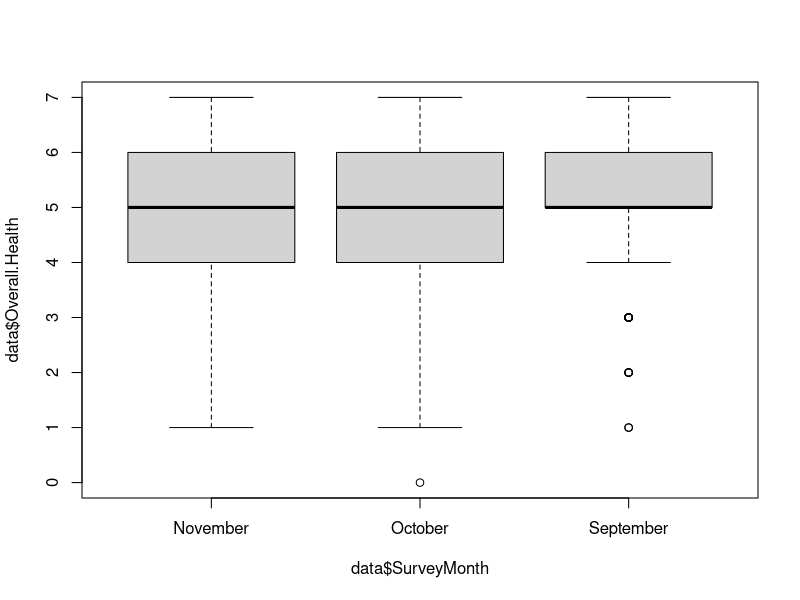
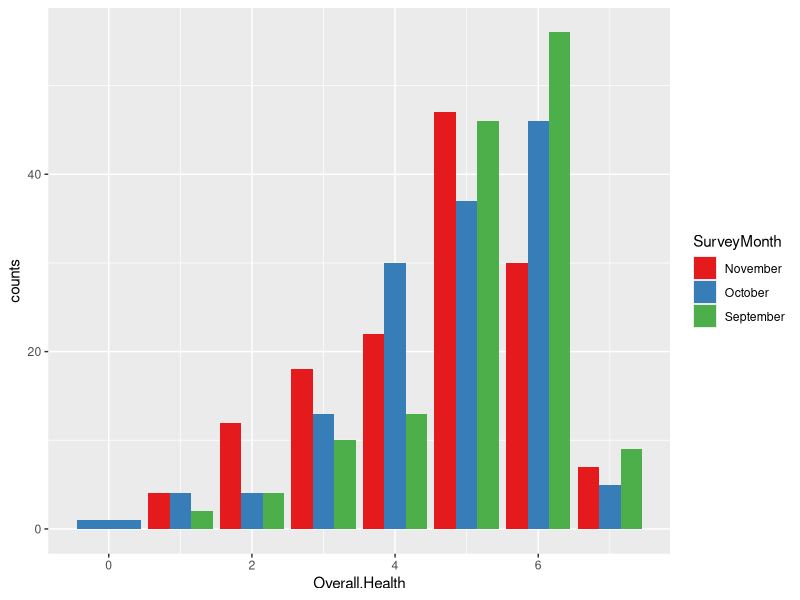
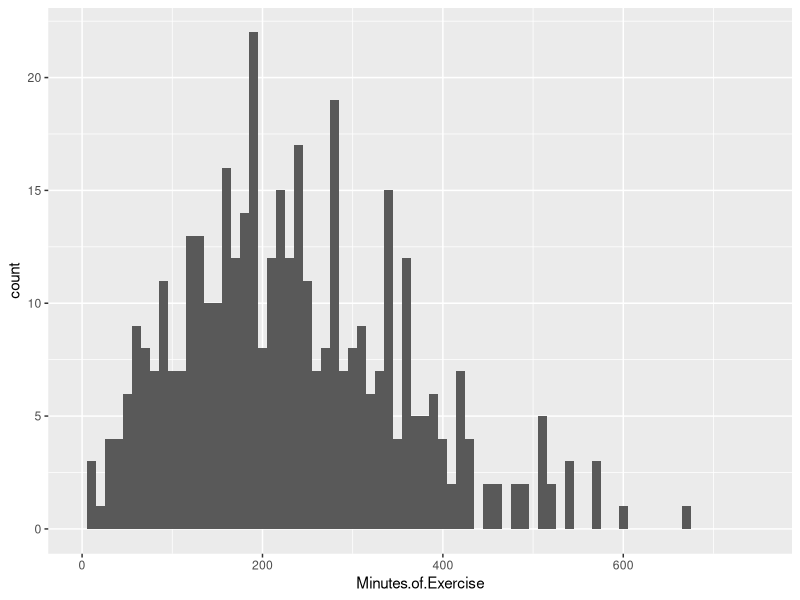
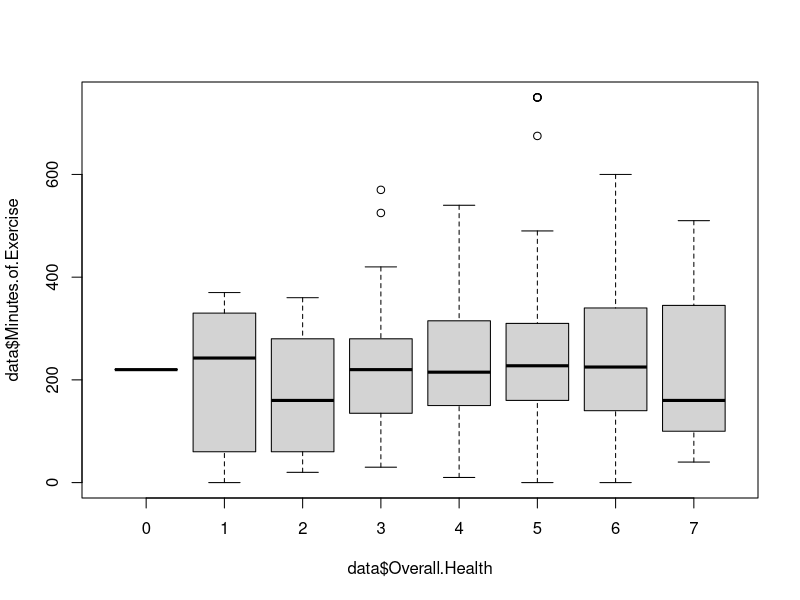
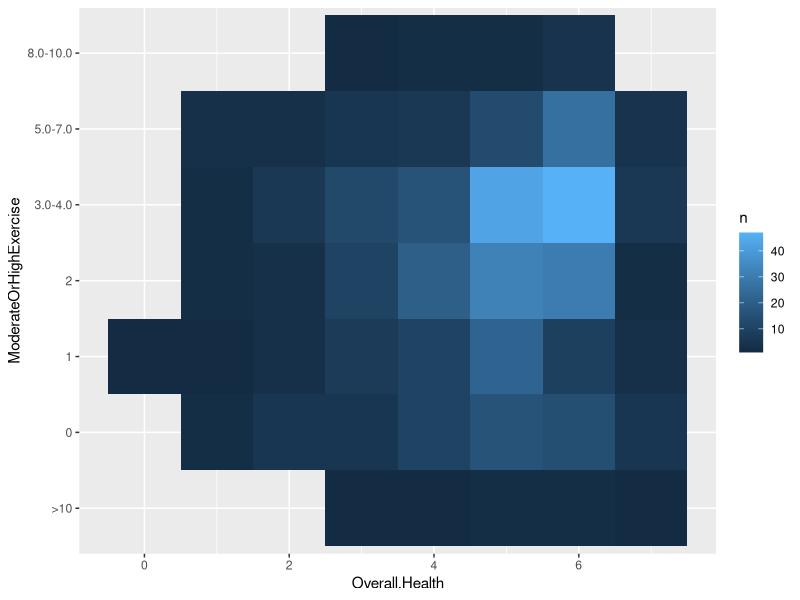
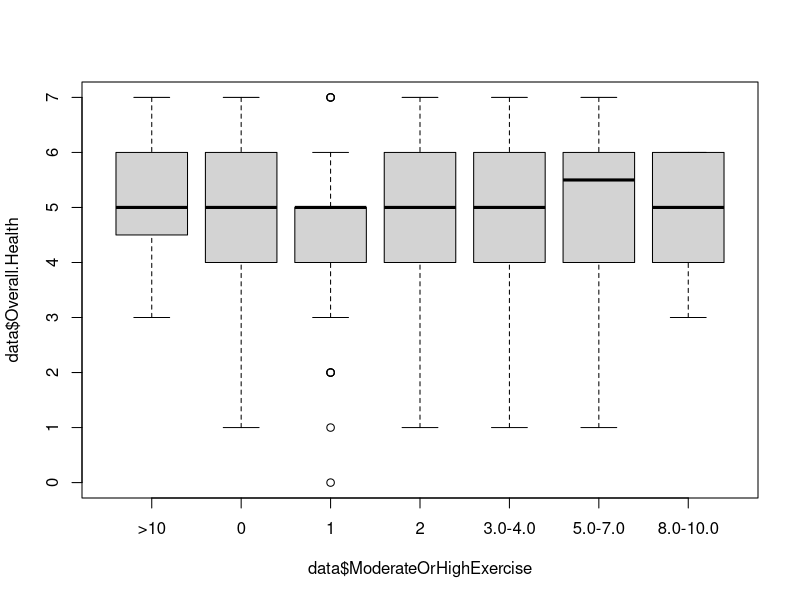
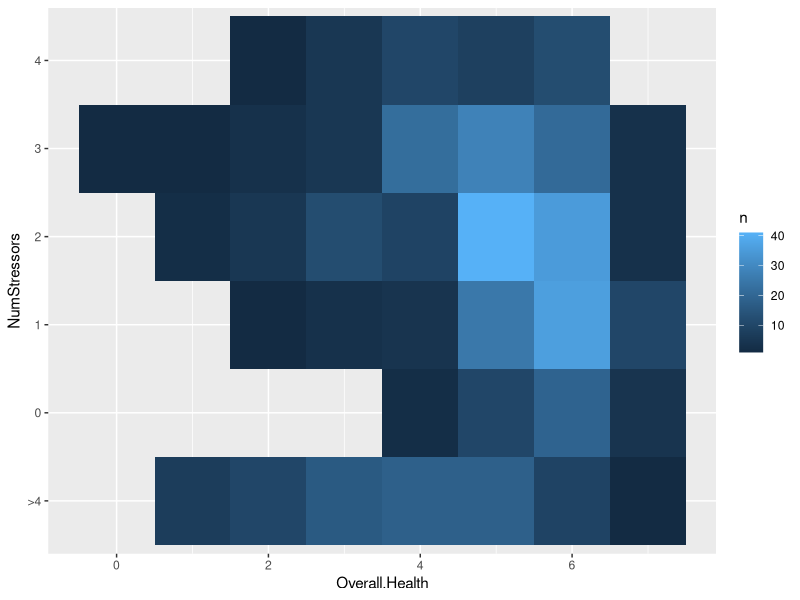
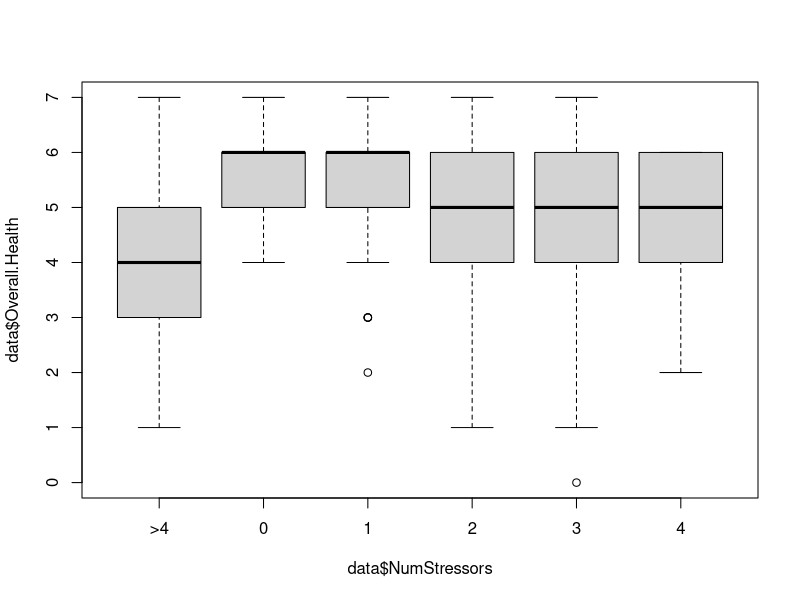

Generate these figures, in order, with R:
## ---- chunk 1
knitr::opts_chunk$set(echo = TRUE)
## ---- chunk 2
library(tidyverse)
library(dplyr)
library(ggplot2)
## ---- chunk 3
data = read.csv("new_data.csv")
data$Exercise2[287] = 0
## ---- chunk 4
# Response Variable: Overall Health
data1 <- data %>%
  group_by(Overall.Health,SurveyMonth) %>%
  summarise(counts = n()) 

boxplot(data$Overall.Health~data$SurveyMonth)

ggplot(data1, aes(x=Overall.Health, y= counts,fill = SurveyMonth)) + 
  geom_bar(stat="identity", position = "dodge") + 
  scale_fill_brewer(palette = "Set1")

data %>%
    group_by(SurveyMonth, Overall.Health) %>%
    tally() %>%
  arrange(n)

# Predictor Variabl: Minutes of Exercise
ggplot(data = data) + geom_histogram(mapping = aes(x = Minutes.of.Exercise),binwidth = 10) + xlim(0,750)

data[data$Minutes.of.Exercise >600,]
## ---- chunk 5
# Overall Health and Minutes of Exercise (Continous and Categorical)
boxplot(data$ Minutes.of.Exercise ~ data$Overall.Health,ylim = c(0,750))

# Overall Health and Activeness (Two Categorical)

data %>%
  count(Overall.Health,ModerateOrHighExercise) %>%
  ggplot(mapping = aes(x = Overall.Health, y = ModerateOrHighExercise)) +
  geom_tile(mapping = aes(fill = n))

boxplot(data$Overall.Health~ data$ModerateOrHighExercise)

# Overall Health and Stressor (Two Categorical)

data %>%
  count(Overall.Health,NumStressors) %>%
  ggplot(mapping = aes(x = Overall.Health, y = NumStressors)) +
  geom_tile(mapping = aes(fill = n))

boxplot(data$Overall.Health~data$NumStressors)

# Overall Health and Sleep Hours (Two Categorical)

data %>%
  count(Overall.Health,AvgHoursOfSleep) %>%
  ggplot(mapping = aes(x = Overall.Health, y = AvgHoursOfSleep)) +
  geom_tile(mapping = aes(fill = n))

boxplot(data$Overall.Health~ data$AvgHoursOfSleep)
## ---- chunk 6
typeOfAerobic <- c("Light","Moderate","Vigorous","Resistance","Flexibility")
totalMinutes <- c(sum(data$Exercise1,na.rm = TRUE),
                  sum(data$Exercise2,na.rm = TRUE),
                  sum(data$Exercise3,na.rm = TRUE),
                  sum(data$Exercise4,na.rm = TRUE),
                  sum(data$Exercise5,na.rm = TRUE))

data3 <- data.frame(name =typeOfAerobic ,value=totalMinutes)

# Barplot
ggplot(data3, aes(x=name, y=value)) + geom_bar(stat = "identity")
